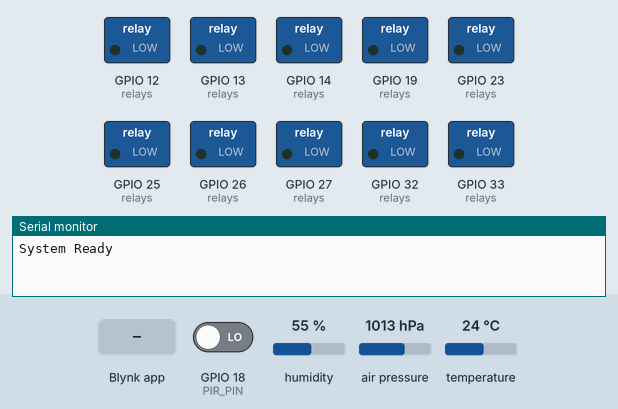
This sketch was run on a simulated ESP32. Shown: switched loads named in the sketch (green lamp = pin HIGH), the last lines printed to the serial monitor. The test bench sets the inputs (shaded band); at power-on: GPIO 18 (PIR_PIN) LOW, humidity 55 %, air pressure 1013 hPa, temperature 24 °C. WiFi joins after 1.5 s; servers stay silent unless stated.

Above: at 5.0 s.
5.1 s: GPIO 18 (PIR_PIN) driven HIGH
At 6.2 s:
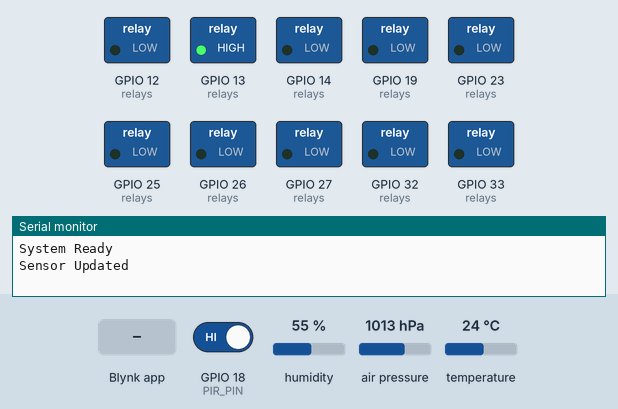
6.8 s: Blynk app writes 1 to V1
At 7.1 s:
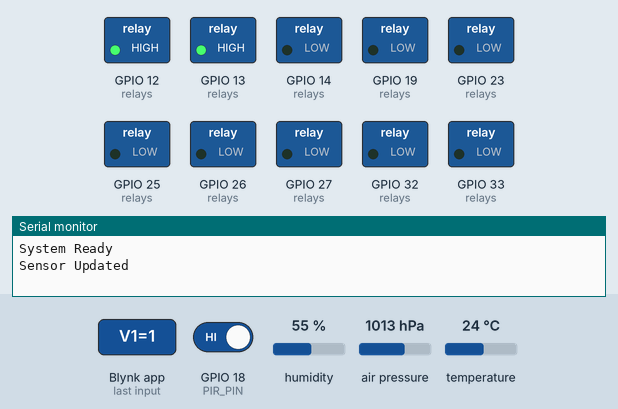
8.3 s: Blynk app writes 0 to V0
9.8 s: Blynk app writes 1 to V2
At 10.6 s:
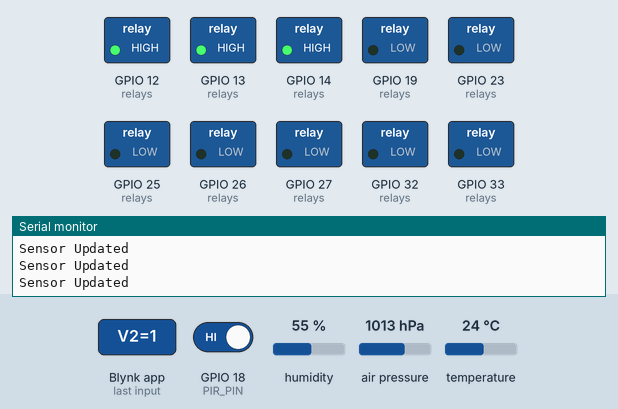
11.3 s: Blynk app writes 0 to V1
At 11.8 s:
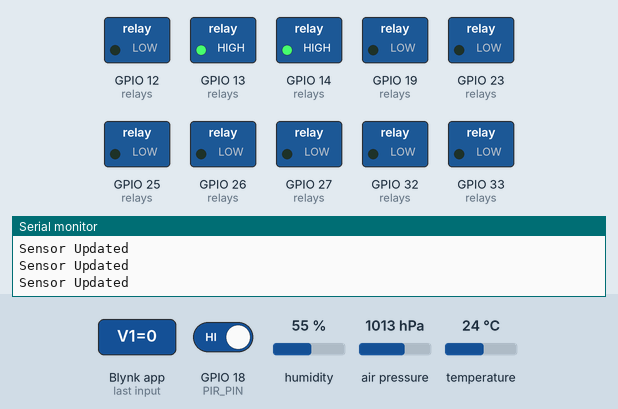
12.8 s: Blynk app writes 1 to V3
At 14.1 s:
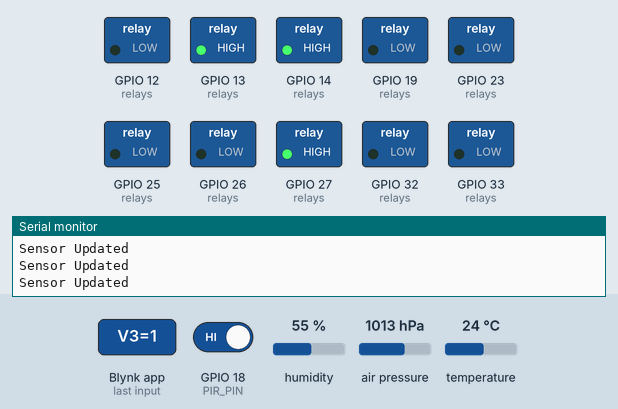
Timing chart, 0 to 15.3 s (numbered marks = the images above; inputs shaded):
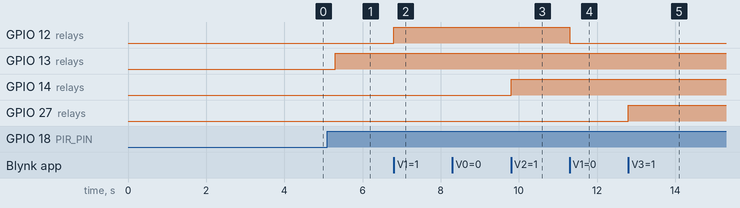

Measured:
- after the input at 5.1 s, GPIO 13 (relays): LOW → HIGH after 0.20 s
- after the input at 6.8 s, GPIO 12 (relays): LOW → HIGH at once
- after the input at 9.8 s, GPIO 14 (relays): LOW → HIGH at once
- after the input at 11.3 s, GPIO 12 (relays): HIGH → LOW at once
- after the input at 12.8 s, GPIO 27 (relays): LOW → HIGH at once

The sketch:

Blynk_code.ino
```cpp
#define BLYNK_TEMPLATE_ID "TMPL30-da-19o"
#define BLYNK_TEMPLATE_NAME "Home Automation"
#define BLYNK_AUTH_TOKEN "dxR4sznAvidAO2QFaKedHrwdNDI_iipN"

#include <WiFi.h>
#include <BlynkSimpleEsp32.h>
#include <Wire.h>
#include <Adafruit_BMP085.h>
#include <DHT.h>

// ================= WIFI =================
char ssid[] = "    ";
char pass[] = "   ";

// ================= DWIN =================
HardwareSerial dwin(2);  // UART2 RX=16 TX=17
byte Buffer[9];

// ================= RELAYS =================
#define R1 13
#define R2 12
#define R3 14
#define R4 27
#define R5 26
#define R6 25
#define R7 33
#define R8 32
#define R9 23
#define R10 19

// ================= PIR =================
#define PIR_PIN 18
unsigned long lastMotionTime = 0;
const unsigned long motionDelay = 300000;
bool lightState = false;

// ================= DHT =================
#define DHTPIN 4
#define DHTTYPE DHT11
DHT dht(DHTPIN, DHTTYPE);

// ================= BMP180 =================
Adafruit_BMP085 bmp;

BlynkTimer timer;

// =================================================
// ================= BLYNK RELAY CONTROL ==========
// =================================================
BLYNK_WRITE(V0){ setRelay(R1, param.asInt()); }
BLYNK_WRITE(V1){ setRelay(R2, param.asInt()); }
BLYNK_WRITE(V2){ setRelay(R3, param.asInt()); }
BLYNK_WRITE(V3){ setRelay(R4, param.asInt()); }
BLYNK_WRITE(V4){ setRelay(R5, param.asInt()); }
BLYNK_WRITE(V5){ setRelay(R6, param.asInt()); }
BLYNK_WRITE(V6){ setRelay(R7, param.asInt()); }
BLYNK_WRITE(V7){ setRelay(R8, param.asInt()); }
BLYNK_WRITE(V8){ setRelay(R9, param.asInt()); }
BLYNK_WRITE(V9){ setRelay(R10, param.asInt()); }

// =================================================

void setRelay(int pin, int state)
{
  digitalWrite(pin, state);
  if(pin == R1) lightState = state;
}

// =================================================
// ================= SENSOR DATA ===================
// =================================================

void sendSensorData()
{
  float humidity = dht.readHumidity();
  float temperature = dht.readTemperature();
  float pressure = bmp.readPressure() / 100.0;

  if (isnan(humidity) || isnan(temperature))
  {
    Serial.println("DHT Error!");
    return;
  }

  // ---- Send to Blynk ----
  Blynk.virtualWrite(V10, temperature);
  Blynk.virtualWrite(V11, humidity);
  Blynk.virtualWrite(V12, pressure);

  // ---- Send to DWIN ----
  sendValue(0x6000, temperature * 10);
  sendValue(0x6100, humidity);
  sendValue(0x6200, pressure);

  Serial.println("Sensor Updated");
}

// =================================================
// ================= PIR LOGIC =====================
// =================================================

void checkPIR()
{
  int motion = digitalRead(PIR_PIN);

  if (motion == HIGH)
  {
    lastMotionTime = millis();

    if (!lightState)
    {
      setRelay(R1, HIGH);
      Blynk.virtualWrite(V0, 1);
    }
  }

  if (lightState && (millis() - lastMotionTime > motionDelay))
  {
    setRelay(R1, LOW);
    Blynk.virtualWrite(V0, 0);
  }
}

// =================================================
// ================= DWIN READ =====================
// =================================================

void readDWIN()
{
  while (dwin.available() >= 9)
  {
    if (dwin.read() == 0x5A)
    {
      if (dwin.peek() == 0xA5)
      {
        dwin.read();

        Buffer[0] = 0x5A;
        Buffer[1] = 0xA5;

        for (int i = 2; i < 9; i++)
          Buffer[i] = dwin.read();

        uint16_t vp = (Buffer[4] << 8) | Buffer[5];
        byte value = Buffer[8];

        handleDwinRelay(vp, value);
      }
    }
  }
}

// =================================================
// ================= DWIN RELAY ====================
// =================================================

void handleDwinRelay(uint16_t vp, byte value)
{
  switch (vp)
  {
    case 0x9000: setRelay(R1, value); Blynk.virtualWrite(V0, value); break;
    case 0x9100: setRelay(R2, value); Blynk.virtualWrite(V1, value); break;
    case 0x9200: setRelay(R3, value); Blynk.virtualWrite(V2, value); break;
    case 0x9300: setRelay(R4, value); Blynk.virtualWrite(V3, value); break;
    case 0x9400: setRelay(R5, value); Blynk.virtualWrite(V4, value); break;

    case 0x8000: setRelay(R6, value); Blynk.virtualWrite(V5, value); break;
    case 0x8100: setRelay(R7, value); Blynk.virtualWrite(V6, value); break;
    case 0x8200: setRelay(R8, value); Blynk.virtualWrite(V7, value); break;
    case 0x8300: setRelay(R9, value); Blynk.virtualWrite(V8, value); break;
    case 0x8400: setRelay(R10, value); Blynk.virtualWrite(V9, value); break;
  }
}

// =================================================
// ================= SEND VALUE ====================
// =================================================

void sendValue(uint16_t vp, int value)
{
  byte frame[8] = {
    0x5A, 0xA5, 0x05, 0x82,
    highByte(vp), lowByte(vp),
    highByte(value), lowByte(value)
  };

  dwin.write(frame, 8);
}

// =================================================

void setup()
{
  Serial.begin(115200);

  // DWIN UART2
  dwin.begin(115200, SERIAL_8N1, 16, 17);

  pinMode(PIR_PIN, INPUT);

  int relays[] = {R1,R2,R3,R4,R5,R6,R7,R8,R9,R10};
  for(int i=0;i<10;i++)
  {
    pinMode(relays[i], OUTPUT);
    digitalWrite(relays[i], LOW);
  }

  dht.begin();
  delay(2000);

  if (!bmp.begin())
  {
    Serial.println("BMP180 not found!");
    while (1);
  }

  Blynk.begin(BLYNK_AUTH_TOKEN, ssid, pass);

  timer.setInterval(2000L, sendSensorData);
  timer.setInterval(500L, checkPIR);

  Serial.println("System Ready");
}

// =================================================

void loop()
{
  Blynk.run();
  timer.run();
  readDWIN();
}
```
